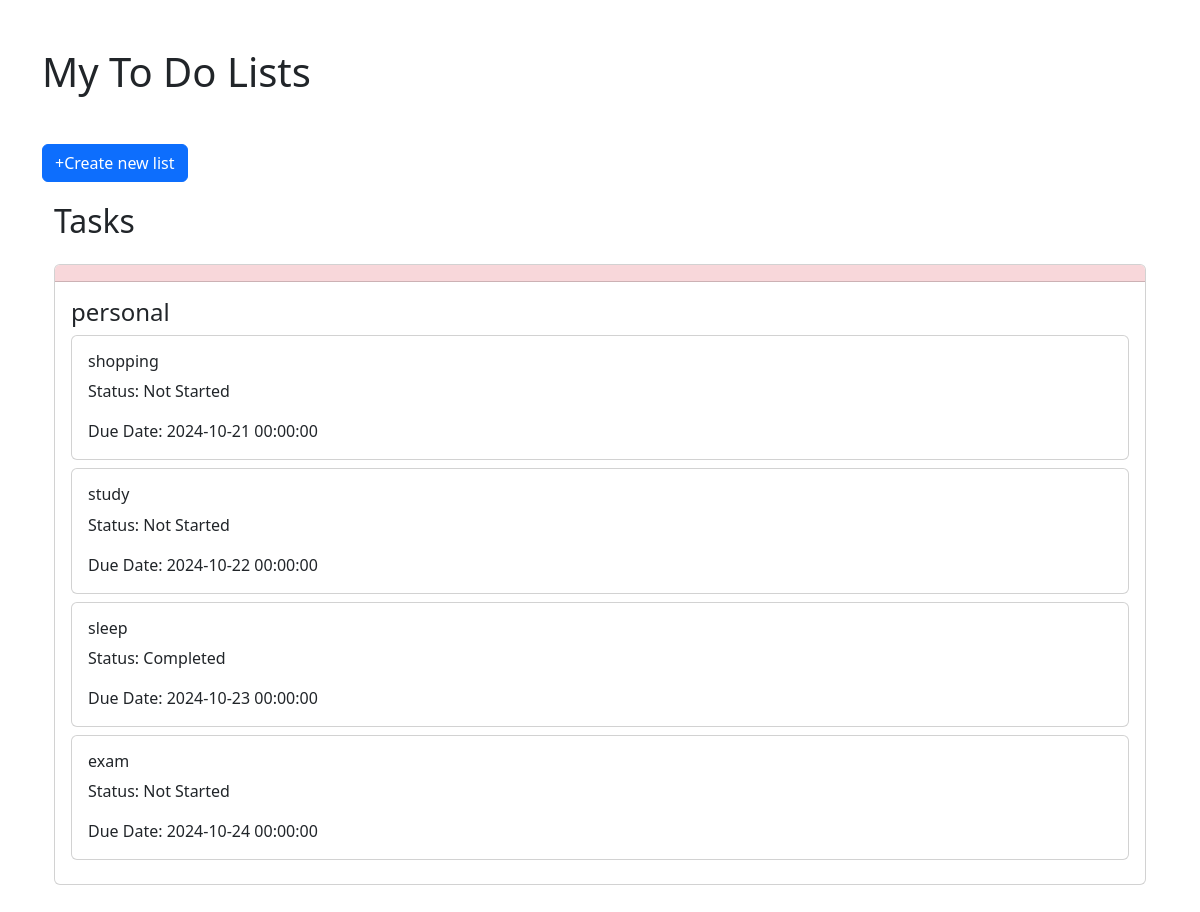
The page /listview.php (signed in) on the database its author committed.
### tables this page shows
CREATE TABLE `to_do_list` (
  `id` int NOT NULL,
  `user_id` int NOT NULL,
  `title` varchar(255) NOT NULL
);

CREATE TABLE `task` (
  `id` int NOT NULL,
  `todo_list_id` int NOT NULL,
  `name` varchar(100) NOT NULL,
  `description` varchar(255) NOT NULL,
  `due_date` datetime NOT NULL,
  `status` varchar(50) NOT NULL,
  `priority` varchar(50) NOT NULL,
  `createAt` timestamp NOT NULL
);

### listview.php (the view, shortened to what this page needs)
<!doctype html>
<html lang="en">
<head>
    <link href="https://cdn.jsdelivr.net/npm/bootstrap@5.3.3/dist/css/bootstrap.min.css" rel="stylesheet">
</head>
<body>
    <div class="container my-5">
    <div class="card-body">
        <div class="row">
            <div class="col mb-3">
                <h1 class="card-title">My To Do Lists</h1>
                        <?php
                        require 'config.php';
                        $userId = $_SESSION['id'];
                        $listQuery = "SELECT * FROM to_do_list WHERE user_id = ?";
                        $stmt = $conn->prepare($listQuery);
                        $stmt->execute([$userId]);
                        $toDoLists = $stmt->fetchAll(PDO::FETCH_ASSOC);
                        ?>
                        <a href="createList.php" class="btn btn-primary">+Create new list</a>
            </div>
</div>
            <div class="container my-1">
                <div class="row mb-3">
                    <h2>Tasks</h2>
                </div>
                <div class="row">
                    <?php
                    foreach ($toDoLists as $list) {
                        $taskQuery = "SELECT * FROM task WHERE todo_list_id = ?";
                        $stmt = $conn->prepare($taskQuery);
                        $stmt->execute([$list['id']]);
                        $tasks = $stmt->fetchAll(PDO::FETCH_ASSOC);
                        echo "<div class='col mb-3'>";
                        echo "<div class='card'>";
                        echo "<h5 class='card-header bg-danger-subtle'>" . htmlspecialchars($list['name']) . "</h5>";
                        echo "<div class='card-body'>";
                        echo "<h4 class='card-title'>$list[title]</h4>";
                        if ($tasks) {
                            foreach ($tasks as $task) {
                                echo "<div class='card mb-2'>";
                                echo "<div class='card-body'>";
                                echo "<h6 class='card-title'>" . htmlspecialchars($task['name']) . "</h6>";
                                echo "<p class='card-text'>Status: " . htmlspecialchars($task['status']) . "</p>";
                                echo "<p class='card-text'>Due Date: " . htmlspecialchars($task['due_date']) . "</p>";
                                echo "</div>";
                                echo "</div>";
                            }
                        } else {
                            echo "<p>No tasks found for this list.</p>";
                        }
                        echo "</div>";
                        echo "</div>";
                        echo "</div>";
                    }
                    ?>
                </div>
            </div>
</body>
</html>

### rows shown on the page
to_do_list: title "personal"
task: name "shopping", status "Not Started", due_date "2024-10-21 00:00:00"
task: name "study", status "Not Started", due_date "2024-10-22 00:00:00"
task: name "sleep", status "Completed", due_date "2024-10-23 00:00:00"
task: name "exam", status "Not Started", due_date "2024-10-24 00:00:00"
